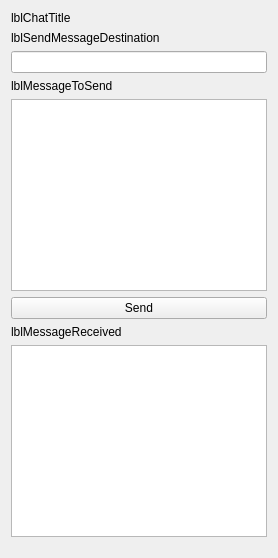
        <widget class="QWidget" name="tabChat">
         <attribute name="title">
          <string>Chat</string>
         </attribute>
         <layout class="QVBoxLayout" name="verticalLayout_11">
          <item>
           <layout class="QVBoxLayout" name="verticalLayout_10">
            <item>
             <widget class="QLabel" name="lblChatTitle">
              <property name="sizePolicy">
               <sizepolicy hsizetype="Expanding" vsizetype="Preferred">
                <horstretch>0</horstretch>
                <verstretch>0</verstretch>
               </sizepolicy>
              </property>
              <property name="text">
               <string>lblChatTitle</string>
              </property>
             </widget>
            </item>
            <item>
             <widget class="QLabel" name="lblChatMessageDestination">
              <property name="sizePolicy">
               <sizepolicy hsizetype="Expanding" vsizetype="Preferred">
                <horstretch>0</horstretch>
                <verstretch>0</verstretch>
               </sizepolicy>
              </property>
              <property name="text">
               <string>lblSendMessageDestination</string>
              </property>
             </widget>
            </item>
            <item>
             <widget class="QLineEdit" name="txtChatDestinationAddress">
              <property name="text">
               <string/>
              </property>
             </widget>
            </item>
            <item>
             <widget class="QLabel" name="lblChatMessageToSend">
              <property name="sizePolicy">
               <sizepolicy hsizetype="Expanding" vsizetype="Preferred">
                <horstretch>0</horstretch>
                <verstretch>0</verstretch>
               </sizepolicy>
              </property>
              <property name="text">
               <string>lblMessageToSend</string>
              </property>
             </widget>
            </item>
            <item>
             <widget class="QTextEdit" name="txtChatMessageToSend">
              <property name="html">
               <string>&lt;!DOCTYPE HTML PUBLIC &quot;-//W3C//DTD HTML 4.0//EN&quot; &quot;http://www.w3.org/TR/REC-html40/strict.dtd&quot;&gt;
&lt;html&gt;&lt;head&gt;&lt;meta name=&quot;qrichtext&quot; content=&quot;1&quot; /&gt;&lt;style type=&quot;text/css&quot;&gt;
p, li { white-space: pre-wrap; }
&lt;/style&gt;&lt;/head&gt;&lt;body style=&quot; font-family:'Ubuntu'; font-size:11pt; font-weight:400; font-style:normal;&quot;&gt;
&lt;p style=&quot;-qt-paragraph-type:empty; margin-top:0px; margin-bottom:0px; margin-left:0px; margin-right:0px; -qt-block-indent:0; text-indent:0px;&quot;&gt;&lt;br /&gt;&lt;/p&gt;&lt;/body&gt;&lt;/html&gt;</string>
              </property>
             </widget>
            </item>
            <item>
             <widget class="QPushButton" name="btnSendMessage">
              <property name="sizePolicy">
               <sizepolicy hsizetype="Expanding" vsizetype="Fixed">
                <horstretch>0</horstretch>
                <verstretch>0</verstretch>
               </sizepolicy>
              </property>
              <property name="text">
               <string>Send</string>
              </property>
             </widget>
            </item>
            <item>
             <widget class="QLabel" name="lblChatMessageReceived">
              <property name="sizePolicy">
               <sizepolicy hsizetype="Expanding" vsizetype="Preferred">
                <horstretch>0</horstretch>
                <verstretch>0</verstretch>
               </sizepolicy>
              </property>
              <property name="text">
               <string>lblMessageReceived</string>
              </property>
             </widget>
            </item>
            <item>
             <widget class="QTextEdit" name="txtChatMessageReceived">
              <property name="html">
               <string>&lt;!DOCTYPE HTML PUBLIC &quot;-//W3C//DTD HTML 4.0//EN&quot; &quot;http://www.w3.org/TR/REC-html40/strict.dtd&quot;&gt;
&lt;html&gt;&lt;head&gt;&lt;meta name=&quot;qrichtext&quot; content=&quot;1&quot; /&gt;&lt;style type=&quot;text/css&quot;&gt;
p, li { white-space: pre-wrap; }
&lt;/style&gt;&lt;/head&gt;&lt;body style=&quot; font-family:'Ubuntu'; font-size:11pt; font-weight:400; font-style:normal;&quot;&gt;
&lt;p style=&quot;-qt-paragraph-type:empty; margin-top:0px; margin-bottom:0px; margin-left:0px; margin-right:0px; -qt-block-indent:0; text-indent:0px;&quot;&gt;&lt;br /&gt;&lt;/p&gt;&lt;/body&gt;&lt;/html&gt;</string>
              </property>
             </widget>
            </item>
            <item>
             <spacer name="verticalSpacer_8">
              <property name="orientation">
               <enum>Qt::Vertical</enum>
              </property>
              <property name="sizeType">
               <enum>QSizePolicy::Fixed</enum>
              </property>
              <property name="sizeHint" stdset="0">
               <size>
                <width>20</width>
                <height>10</height>
               </size>
              </property>
             </spacer>
            </item>
           </layout>
          </item>
         </layout>
        </widget>
